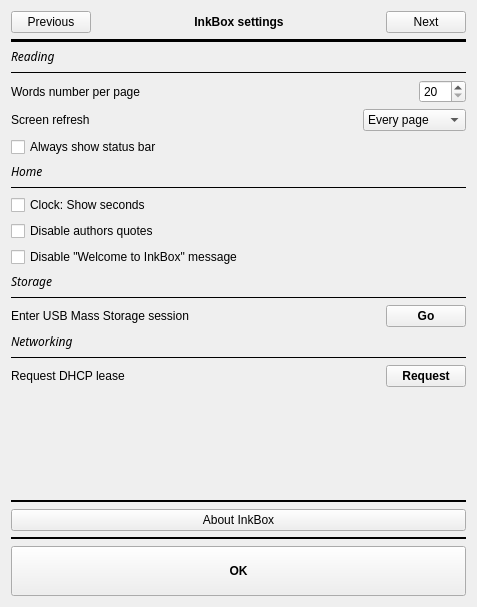
<?xml version="1.0" encoding="UTF-8"?>
<ui version="4.0">
 <class>settings</class>
 <widget class="QWidget" name="settings">
  <property name="geometry">
   <rect>
    <x>0</x>
    <y>0</y>
    <width>477</width>
    <height>607</height>
   </rect>
  </property>
  <property name="windowTitle">
   <string>Form</string>
  </property>
  <layout class="QVBoxLayout" name="verticalLayout">
   <item>
    <layout class="QGridLayout" name="gridLayout">
     <item row="35" column="0">
      <layout class="QGridLayout" name="gridLayout_2">
       <property name="bottomMargin">
        <number>0</number>
       </property>
       <item row="0" column="0">
        <widget class="QPushButton" name="okBtn">
         <property name="font">
          <font>
           <weight>75</weight>
           <bold>true</bold>
          </font>
         </property>
         <property name="text">
          <string>
OK
</string>
         </property>
        </widget>
       </item>
      </layout>
     </item>
     <item row="0" column="0">
      <layout class="QGridLayout" name="gridLayout_5">
       <property name="bottomMargin">
        <number>0</number>
       </property>
       <item row="0" column="2">
        <widget class="QLabel" name="label">
         <property name="font">
          <font>
           <weight>75</weight>
           <bold>true</bold>
          </font>
         </property>
         <property name="text">
          <string>InkBox settings</string>
         </property>
         <property name="alignment">
          <set>Qt::AlignCenter</set>
         </property>
        </widget>
       </item>
       <item row="0" column="4">
        <widget class="QPushButton" name="nextBtn">
         <property name="text">
          <string>Next</string>
         </property>
        </widget>
       </item>
       <item row="0" column="0">
        <widget class="QPushButton" name="previousBtn">
         <property name="text">
          <string>Previous</string>
         </property>
        </widget>
       </item>
       <item row="0" column="1">
        <spacer name="horizontalSpacer_3">
         <property name="orientation">
          <enum>Qt::Horizontal</enum>
         </property>
         <property name="sizeHint" stdset="0">
          <size>
           <width>40</width>
           <height>20</height>
          </size>
         </property>
        </spacer>
       </item>
       <item row="0" column="3">
        <spacer name="horizontalSpacer_4">
         <property name="orientation">
          <enum>Qt::Horizontal</enum>
         </property>
         <property name="sizeHint" stdset="0">
          <size>
           <width>40</width>
           <height>20</height>
          </size>
         </property>
        </spacer>
       </item>
      </layout>
     </item>
     <item row="2" column="0">
      <widget class="Line" name="line_4">
       <property name="frameShadow">
        <enum>QFrame::Plain</enum>
       </property>
       <property name="lineWidth">
        <number>5</number>
       </property>
       <property name="orientation">
        <enum>Qt::Horizontal</enum>
       </property>
      </widget>
     </item>
     <item row="31" column="0">
      <widget class="Line" name="line_5">
       <property name="frameShadow">
        <enum>QFrame::Plain</enum>
       </property>
       <property name="lineWidth">
        <number>2</number>
       </property>
       <property name="orientation">
        <enum>Qt::Horizontal</enum>
       </property>
      </widget>
     </item>
     <item row="32" column="0">
      <widget class="QPushButton" name="aboutBtn">
       <property name="text">
        <string>About InkBox</string>
       </property>
      </widget>
     </item>
     <item row="33" column="0">
      <widget class="Line" name="line">
       <property name="frameShadow">
        <enum>QFrame::Plain</enum>
       </property>
       <property name="lineWidth">
        <number>2</number>
       </property>
       <property name="orientation">
        <enum>Qt::Horizontal</enum>
       </property>
      </widget>
     </item>
     <item row="30" column="0">
      <spacer name="verticalSpacer">
       <property name="orientation">
        <enum>Qt::Vertical</enum>
       </property>
       <property name="sizeHint" stdset="0">
        <size>
         <width>20</width>
         <height>40</height>
        </size>
       </property>
      </spacer>
     </item>
     <item row="26" column="0">
      <widget class="QStackedWidget" name="stackedWidget">
       <property name="currentIndex">
        <number>0</number>
       </property>
       <widget class="QWidget" name="page">
        <layout class="QVBoxLayout" name="verticalLayout_2">
         <property name="spacing">
          <number>6</number>
         </property>
         <property name="leftMargin">
          <number>0</number>
         </property>
         <property name="topMargin">
          <number>0</number>
         </property>
         <property name="rightMargin">
          <number>0</number>
         </property>
         <property name="bottomMargin">
          <number>0</number>
         </property>
         <item>
          <layout class="QGridLayout" name="gridLayout_11">
           <property name="topMargin">
            <number>0</number>
           </property>
           <property name="bottomMargin">
            <number>0</number>
           </property>
           <item row="7" column="0">
            <widget class="QCheckBox" name="clockCheckBox">
             <property name="text">
              <string>Clock: Show seconds</string>
             </property>
            </widget>
           </item>
           <item row="15" column="0">
            <widget class="Line" name="line_7">
             <property name="frameShadow">
              <enum>QFrame::Plain</enum>
             </property>
             <property name="orientation">
              <enum>Qt::Horizontal</enum>
             </property>
            </widget>
           </item>
           <item row="16" column="0">
            <layout class="QGridLayout" name="gridLayout_4">
             <property name="bottomMargin">
              <number>0</number>
             </property>
             <item row="0" column="2">
              <widget class="QPushButton" name="usbmsBtn">
               <property name="font">
                <font>
                 <weight>75</weight>
                 <bold>true</bold>
                </font>
               </property>
               <property name="text">
                <string>Go</string>
               </property>
              </widget>
             </item>
             <item row="0" column="1">
              <spacer name="horizontalSpacer_2">
               <property name="orientation">
                <enum>Qt::Horizontal</enum>
               </property>
               <property name="sizeHint" stdset="0">
                <size>
                 <width>40</width>
                 <height>20</height>
                </size>
               </property>
              </spacer>
             </item>
             <item row="0" column="0">
              <widget class="QLabel" name="label_6">
               <property name="text">
                <string>Enter USB Mass Storage session</string>
               </property>
              </widget>
             </item>
            </layout>
           </item>
           <item row="6" column="0">
            <widget class="Line" name="line_6">
             <property name="frameShadow">
              <enum>QFrame::Plain</enum>
             </property>
             <property name="orientation">
              <enum>Qt::Horizontal</enum>
             </property>
            </widget>
           </item>
           <item row="1" column="0">
            <widget class="Line" name="line_8">
             <property name="frameShadow">
              <enum>QFrame::Plain</enum>
             </property>
             <property name="orientation">
              <enum>Qt::Horizontal</enum>
             </property>
            </widget>
           </item>
           <item row="3" column="0">
            <layout class="QGridLayout" name="gridLayout_9">
             <property name="bottomMargin">
              <number>0</number>
             </property>
             <item row="0" column="0">
              <widget class="QLabel" name="screenRefreshLabel">
               <property name="text">
                <string>Screen refresh</string>
               </property>
              </widget>
             </item>
             <item row="0" column="1">
              <spacer name="horizontalSpacer_7">
               <property name="orientation">
                <enum>Qt::Horizontal</enum>
               </property>
               <property name="sizeHint" stdset="0">
                <size>
                 <width>40</width>
                 <height>20</height>
                </size>
               </property>
              </spacer>
             </item>
             <item row="0" column="2">
              <widget class="QComboBox" name="comboBox">
               <item>
                <property name="text">
                 <string>Every page</string>
                </property>
               </item>
               <item>
                <property name="text">
                 <string>1 page</string>
                </property>
               </item>
               <item>
                <property name="text">
                 <string>2 pages</string>
                </property>
               </item>
               <item>
                <property name="text">
                 <string>3 pages</string>
                </property>
               </item>
               <item>
                <property name="text">
                 <string>4 pages</string>
                </property>
               </item>
               <item>
                <property name="text">
                 <string>5 pages</string>
                </property>
               </item>
               <item>
                <property name="text">
                 <string>6 pages</string>
                </property>
               </item>
               <item>
                <property name="text">
                 <string>Never refresh</string>
                </property>
               </item>
              </widget>
             </item>
            </layout>
           </item>
           <item row="18" column="0">
            <widget class="Line" name="line_3">
             <property name="frameShadow">
              <enum>QFrame::Plain</enum>
             </property>
             <property name="orientation">
              <enum>Qt::Horizontal</enum>
             </property>
            </widget>
           </item>
           <item row="8" column="0">
            <widget class="QCheckBox" name="quoteCheckBox">
             <property name="text">
              <string>Disable authors quotes</string>
             </property>
            </widget>
           </item>
           <item row="4" column="0">
            <widget class="QCheckBox" name="menuBarCheckBox">
             <property name="text">
              <string>Always show status bar</string>
             </property>
            </widget>
           </item>
           <item row="0" column="0">
            <widget class="QLabel" name="label_7">
             <property name="font">
              <font>
               <family>Chivo</family>
               <italic>true</italic>
              </font>
             </property>
             <property name="text">
              <string>Reading</string>
             </property>
            </widget>
           </item>
           <item row="2" column="0">
            <layout class="QGridLayout" name="gridLayout_6">
             <property name="bottomMargin">
              <number>0</number>
             </property>
             <item row="1" column="1">
              <spacer name="horizontalSpacer_5">
               <property name="orientation">
                <enum>Qt::Horizontal</enum>
               </property>
               <property name="sizeHint" stdset="0">
                <size>
                 <width>40</width>
                 <height>20</height>
                </size>
               </property>
              </spacer>
             </item>
             <item row="1" column="0">
              <widget class="QLabel" name="wordsNumberLabel">
               <property name="text">
                <string>Words number per page</string>
               </property>
              </widget>
             </item>
             <item row="1" column="2">
              <widget class="QSpinBox" name="wordsNumber">
               <property name="minimum">
                <number>20</number>
               </property>
               <property name="maximum">
                <number>300</number>
               </property>
               <property name="singleStep">
                <number>20</number>
               </property>
               <property name="value">
                <number>20</number>
               </property>
              </widget>
             </item>
            </layout>
           </item>
           <item row="5" column="0">
            <widget class="QLabel" name="label_2">
             <property name="font">
              <font>
               <family>Chivo</family>
               <italic>true</italic>
              </font>
             </property>
             <property name="text">
              <string>Home</string>
             </property>
            </widget>
           </item>
           <item row="14" column="0">
            <widget class="QLabel" name="label_5">
             <property name="font">
              <font>
               <family>Chivo</family>
               <italic>true</italic>
              </font>
             </property>
             <property name="text">
              <string>Storage</string>
             </property>
            </widget>
           </item>
           <item row="17" column="0">
            <widget class="QLabel" name="label_3">
             <property name="font">
              <font>
               <family>Chivo</family>
               <italic>true</italic>
              </font>
             </property>
             <property name="text">
              <string>Networking</string>
             </property>
            </widget>
           </item>
           <item row="9" column="0">
            <widget class="QCheckBox" name="demoCheckBox">
             <property name="text">
              <string>Disable &quot;Welcome to InkBox&quot; message</string>
             </property>
            </widget>
           </item>
           <item row="19" column="0">
            <layout class="QGridLayout" name="gridLayout_3">
             <property name="bottomMargin">
              <number>0</number>
             </property>
             <item row="0" column="0">
              <widget class="QLabel" name="label_4">
               <property name="text">
                <string>Request DHCP lease</string>
               </property>
              </widget>
             </item>
             <item row="0" column="1">
              <spacer name="horizontalSpacer">
               <property name="orientation">
                <enum>Qt::Horizontal</enum>
               </property>
               <property name="sizeHint" stdset="0">
                <size>
                 <width>40</width>
                 <height>20</height>
                </size>
               </property>
              </spacer>
             </item>
             <item row="0" column="2">
              <widget class="QPushButton" name="requestLeaseBtn">
               <property name="font">
                <font>
                 <weight>75</weight>
                 <bold>true</bold>
                </font>
               </property>
               <property name="text">
                <string>Request</string>
               </property>
              </widget>
             </item>
            </layout>
           </item>
          </layout>
         </item>
        </layout>
       </widget>
       <widget class="QWidget" name="page_2">
        <layout class="QVBoxLayout" name="verticalLayout_3">
         <property name="leftMargin">
          <number>0</number>
         </property>
         <property name="topMargin">
          <number>0</number>
         </property>
         <property name="rightMargin">
          <number>0</number>
         </property>
         <property name="bottomMargin">
          <number>0</number>
         </property>
         <item>
          <layout class="QGridLayout" name="gridLayout_10">
           <item row="8" column="0">
            <widget class="QCheckBox" name="enableUiScalingCheckBox">
             <property name="text">
              <string>Enable UI scaling</string>
             </property>
            </widget>
           </item>
           <item row="7" column="0">
            <widget class="Line" name="line_9">
             <property name="frameShadow">
              <enum>QFrame::Plain</enum>
             </property>
             <property name="orientation">
              <enum>Qt::Horizontal</enum>
             </property>
            </widget>
           </item>
           <item row="11" column="0">
            <layout class="QGridLayout" name="gridLayout_12">
             <property name="bottomMargin">
              <number>0</number>
             </property>
             <item row="0" column="0">
              <widget class="QLabel" name="label_8">
               <property name="text">
                <string>Reset this device</string>
               </property>
              </widget>
             </item>
             <item row="0" column="2">
              <widget class="QPushButton" name="resetBtn">
               <property name="font">
                <font>
                 <weight>75</weight>
                 <bold>true</bold>
                </font>
               </property>
               <property name="text">
                <string>Reset</string>
               </property>
              </widget>
             </item>
             <item row="0" column="1">
              <spacer name="horizontalSpacer_8">
               <property name="orientation">
                <enum>Qt::Horizontal</enum>
               </property>
               <property name="sizeHint" stdset="0">
                <size>
                 <width>40</width>
                 <height>20</height>
                </size>
               </property>
              </spacer>
             </item>
            </layout>
           </item>
           <item row="6" column="0">
            <widget class="QLabel" name="softwareLabel">
             <property name="font">
              <font>
               <family>Chivo</family>
               <italic>true</italic>
              </font>
             </property>
             <property name="text">
              <string>System</string>
             </property>
            </widget>
           </item>
           <item row="9" column="0">
            <layout class="QGridLayout" name="gridLayout_8">
             <property name="bottomMargin">
              <number>0</number>
             </property>
             <item row="1" column="2">
              <widget class="QLabel" name="uiScaleNumberLabel">
               <property name="font">
                <font>
                 <weight>75</weight>
                 <bold>true</bold>
                </font>
               </property>
               <property name="text">
                <string>1</string>
               </property>
              </widget>
             </item>
             <item row="1" column="1">
              <widget class="QSlider" name="uiScalingSlider">
               <property name="minimum">
                <number>0</number>
               </property>
               <property name="maximum">
                <number>2</number>
               </property>
               <property name="singleStep">
                <number>1</number>
               </property>
               <property name="pageStep">
                <number>1</number>
               </property>
               <property name="value">
                <number>0</number>
               </property>
               <property name="orientation">
                <enum>Qt::Horizontal</enum>
               </property>
              </widget>
             </item>
             <item row="1" column="0">
              <widget class="QLabel" name="uiScalingLabel">
               <property name="text">
                <string>UI scaling factor</string>
               </property>
               <property name="alignment">
                <set>Qt::AlignLeading|Qt::AlignLeft|Qt::AlignVCenter</set>
               </property>
              </widget>
             </item>
            </layout>
           </item>
           <item row="16" column="0">
            <layout class="QGridLayout" name="gridLayout_13">
             <property name="bottomMargin">
              <number>0</number>
             </property>
             <item row="0" column="1">
              <spacer name="horizontalSpacer_9">
               <property name="orientation">
                <enum>Qt::Horizontal</enum>
               </property>
               <property name="sizeHint" stdset="0">
                <size>
                 <width>40</width>
                 <height>20</height>
                </size>
               </property>
              </spacer>
             </item>
             <item row="0" column="2">
              <widget class="QPushButton" name="setPasscodeBtn">
               <property name="font">
                <font>
                 <weight>75</weight>
                 <bold>true</bold>
                </font>
               </property>
               <property name="text">
                <string>Set</string>
               </property>
              </widget>
             </item>
             <item row="0" column="0">
              <widget class="QLabel" name="setPasscodeLabel">
               <property name="text">
                <string>Set a passcode</string>
               </property>
              </widget>
             </item>
            </layout>
           </item>
           <item row="10" column="0">
            <widget class="QCheckBox" name="darkModeCheckBox">
             <property name="text">
              <string>Enable night mode</string>
             </property>
            </widget>
           </item>
           <item row="17" column="0">
            <spacer name="verticalSpacer_3">
             <property name="orientation">
              <enum>Qt::Vertical</enum>
             </property>
             <property name="sizeHint" stdset="0">
              <size>
               <width>20</width>
               <height>40</height>
              </size>
             </property>
            </spacer>
           </item>
           <item row="14" column="0">
            <widget class="Line" name="line_2">
             <property name="frameShadow">
              <enum>QFrame::Plain</enum>
             </property>
             <property name="orientation">
              <enum>Qt::Horizontal</enum>
             </property>
            </widget>
           </item>
           <item row="15" column="0">
            <widget class="QCheckBox" name="enableLockscreenCheckBox">
             <property name="text">
              <string>Enable lock screen and passcode</string>
             </property>
            </widget>
           </item>
           <item row="12" column="0">
            <layout class="QGridLayout" name="gridLayout_7">
             <property name="bottomMargin">
              <number>0</number>
             </property>
             <property name="verticalSpacing">
              <number>0</number>
             </property>
             <item row="1" column="2">
              <widget class="QPushButton" name="updateBtn">
               <property name="font">
                <font>
                 <weight>75</weight>
                 <bold>true</bold>
                </font>
               </property>
               <property name="text">
                <string>Update</string>
               </property>
              </widget>
             </item>
             <item row="0" column="0">
              <widget class="QLabel" name="label_9">
               <property name="text">
                <string>System info</string>
               </property>
              </widget>
             </item>
             <item row="0" column="1">
              <spacer name="horizontalSpacer_6">
               <property name="orientation">
                <enum>Qt::Horizontal</enum>
               </property>
               <property name="sizeHint" stdset="0">
                <size>
                 <width>40</width>
                 <height>20</height>
                </size>
               </property>
              </spacer>
             </item>
             <item row="1" column="1">
              <spacer name="horizontalSpacer_10">
               <property name="orientation">
                <enum>Qt::Horizontal</enum>
               </property>
               <property name="sizeHint" stdset="0">
                <size>
                 <width>40</width>
                 <height>20</height>
                </size>
               </property>
              </spacer>
             </item>
             <item row="1" column="0">
              <widget class="QLabel" name="updateLabel">
               <property name="text">
                <string>Update InkBox</string>
               </property>
               <property name="alignment">
                <set>Qt::AlignLeading|Qt::AlignLeft|Qt::AlignVCenter</set>
               </property>
              </widget>
             </item>
             <item row="0" column="2">
              <widget class="QPushButton" name="showSystemInfoBtn">
               <property name="font">
                <font>
                 <weight>75</weight>
                 <bold>true</bold>
                </font>
               </property>
               <property name="text">
                <string>Show</string>
               </property>
              </widget>
             </item>
            </layout>
           </item>
           <item row="13" column="0">
            <widget class="QLabel" name="securityLabel">
             <property name="font">
              <font>
               <family>Chivo</family>
               <italic>true</italic>
              </font>
             </property>
             <property name="text">
              <string>Security</string>
             </property>
            </widget>
           </item>
          </layout>
         </item>
        </layout>
       </widget>
      </widget>
     </item>
    </layout>
   </item>
  </layout>
 </widget>
 <resources/>
 <connections/>
</ui>
